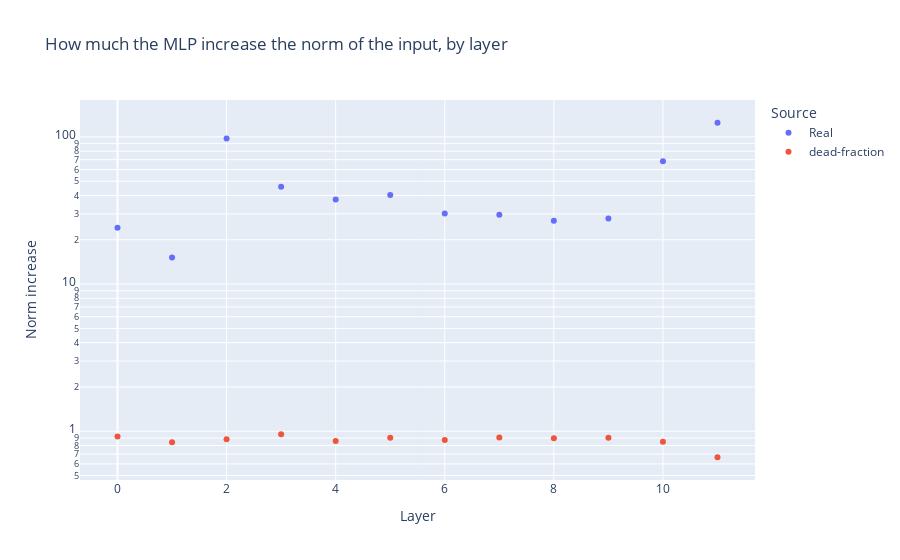

Notebook code for this chart:
### Markdown cell above
#### Brute force test: Just throw randn vectors into mlp()

### Code cell
from fancy_einsum import einsum

print("Model name:", model_name)

df_MLP_scale = pd.DataFrame(columns=["Layer", "Norm increase", "Source"])
ReLU_zero_rates = {}

for layer in range(model.cfg.n_layers):
    random_embed = torch.randn(1000, 1, model.cfg.d_model).to(device)
    random_embed /= random_embed.norm(dim=-1, keepdim=True)
    mlp_out = model.blocks[layer].mlp(random_embed)
    norm_increase = mlp_out[:, 0, :].norm(dim=-1)
    mean_norm_increase = norm_increase.mean(dim=0)
    df_MLP_scale = pd.concat(
        [
            df_MLP_scale,
            pd.DataFrame(
                [[layer, mean_norm_increase.item(), "Real"]],
                columns=["Layer", "Norm increase", "Source"],
            ),
        ],
        ignore_index=True,
    )
    hidden = (
        einsum(
            "batch pos embed, embed hidden -> batch pos hidden",
            random_embed,
            model.blocks[layer].mlp.W_in,
        )
        + model.blocks[layer].mlp.b_in
    )
    ReLU_zero_rate = (hidden[:, 0, :] < 0).float().mean()
    ReLU_zero_rates[layer] = ReLU_zero_rate
    df_MLP_scale = pd.concat(
        [
            df_MLP_scale,
            pd.DataFrame(
                [[layer, ReLU_zero_rate.item(), "dead-fraction"]],
                columns=["Layer", "Norm increase", "Source"],
            ),
        ],
        ignore_index=True,
    )

# Scatter Layer scale, log scale
fig = px.scatter(
    df_MLP_scale,
    x="Layer",
    y="Norm increase",
    color="Source",
    log_y=True,
    title="How much the MLP increase the norm of the input, by layer",
)
fig.show()

### Figure 1 — Plotly figure (JSON) as saved in the notebook; plotly's stock layout.template omitted (floating-point values rounded to 4 significant figures)
{"data": [{"hovertemplate": "Source=Real<br>Layer=%{x}<br>Norm increase=%{y}<extra></extra>", "legendgroup": "Real", "marker": {"color": "#636efa", "symbol": "circle"}, "mode": "markers", "name": "Real", "orientation": "v", "showlegend": true, "type": "scatter", "x": [0, 1, 2, 3, 4, 5, 6, 7, 8, 9, 10, 11], "xaxis": "x", "y": [24.15, 15.16, 97.4, 45.83, 37.55, 40.35, 30.22, 29.61, 26.95, 27.93, 68.39, 124.8], "yaxis": "y"}, {"hovertemplate": "Source=dead-fraction<br>Layer=%{x}<br>Norm increase=%{y}<extra></extra>", "legendgroup": "dead-fraction", "marker": {"color": "#EF553B", "symbol": "circle"}, "mode": "markers", "name": "dead-fraction", "orientation": "v", "showlegend": true, "type": "scatter", "x": [0, 1, 2, 3, 4, 5, 6, 7, 8, 9, 10, 11], "xaxis": "x", "y": [0.9202, 0.8407, 0.881, 0.9534, 0.8579, 0.9015, 0.8727, 0.9069, 0.8949, 0.9032, 0.8469, 0.6657], "yaxis": "y"}], "layout": {"legend": {"title": {"text": "Source"}, "tracegroupgap": 0}, "title": {"text": "How much the MLP increase the norm of the input, by layer"}, "xaxis": {"anchor": "y", "domain": [0, 1], "title": {"text": "Layer"}}, "yaxis": {"anchor": "x", "domain": [0, 1], "title": {"text": "Norm increase"}, "type": "log"}}}
